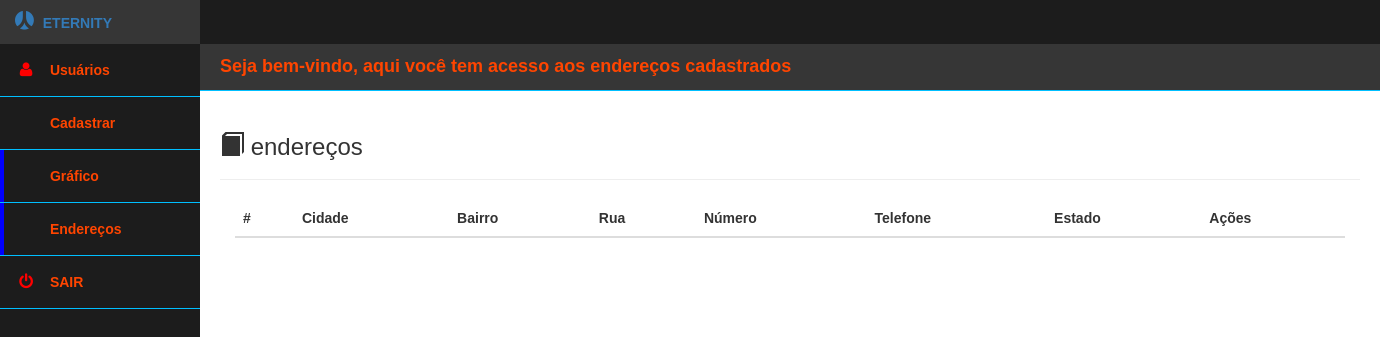
The page /Listar/listarEndereco.php on the database as committed earlier.
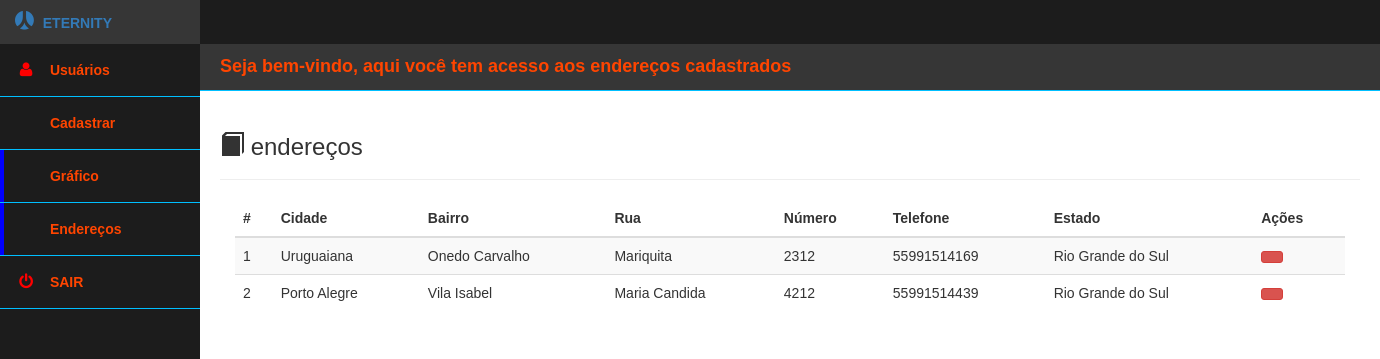
The same page on the database as committed later.
### tables this page shows
CREATE TABLE IF NOT EXISTS `endereco` (
  `idEndereco` INT NOT NULL AUTO_INCREMENT,
  `bairro` VARCHAR(100) NOT NULL,
  `rua` VARCHAR(100) NOT NULL,
  `numero` VARCHAR(20) NOT NULL,
  `telefone` BIGINT NOT NULL,
  `fk_idCidade` INT NOT NULL,
  PRIMARY KEY (`idEndereco`),
  INDEX (`fk_idCidade`),
  CONSTRAINT `fk_enderecoCidade`
    FOREIGN KEY (`fk_idCidade`)
    REFERENCES `cidade`(`idCidade`)
    ON DELETE NO ACTION
    ON UPDATE NO ACTION
);

CREATE TABLE IF NOT EXISTS `cidade` (
  `idCidade` INT NOT NULL AUTO_INCREMENT,
  `nome` VARCHAR(100) NOT NULL,
  `fk_idEstado` INT NOT NULL,
  PRIMARY KEY (`idCidade`),
  INDEX (`fk_idEstado`),
  CONSTRAINT `fk_cidadeEstado`
    FOREIGN KEY (`fk_idEstado`)
    REFERENCES `estado`(`idEstado`)
    ON DELETE NO ACTION
    ON UPDATE NO ACTION
);

CREATE TABLE IF NOT EXISTS `estado` (
  `idEstado` INT NOT NULL AUTO_INCREMENT,
  `nome` VARCHAR(100) NOT NULL,
  `uf` VARCHAR(2) NOT NULL,
  `fk_idPais` INT NOT NULL,
  PRIMARY KEY (`idEstado`),
  INDEX (`fk_idPais`),
  CONSTRAINT `fk_estadoPais`
    FOREIGN KEY (`fk_idPais`)
    REFERENCES `pais`(`idPais`)
    ON DELETE NO ACTION
    ON UPDATE NO ACTION
);

### Listar/tabelas/tabelaEndereco.php (the view, shortened to what this page needs)
<?php
include("../conexao/conexao.php");
$sql = "SELECT en.idEndereco, en.bairro, en.rua, en.numero, en.telefone, en.fk_idCidade, c.nome as cidade, est.nome as estado
        FROM endereco AS en
        JOIN cidade AS c ON en.fk_idCidade = c.idCidade
        JOIN estado AS est ON c.fk_idEstado = est.idEstado
        ORDER BY idEndereco;";
$resultado = mysqli_query($conn,$sql);
?>
<div class="table-responsive">
    <table class="table table-striped table-hover">
        <thead class="thead-dark">
            <tr>
                <th scope="col">#</th>
                <th scope="col">Cidade</th>
                <th scope="col">Bairro</th>
                <th scope="col">Rua</th>
                <th scope="col">Número</th>
                <th scope="col">Telefone</th>
                <th scope="col">Estado</th>
                <th scope="col">Ações</th>
            </tr>
        </thead>
        <tbody>
            <?php while($dado = mysqli_fetch_array($resultado)){ ?>
                <tr>
                    <td><?= $dado["idEndereco"]; ?></td>
                    <td><?= $dado["cidade"]; ?></td>
                    <td><?= $dado["bairro"]; ?></td>
                    <td><?= $dado["rua"]; ?></td>
                    <td><?= $dado["numero"]; ?></td>
                    <td><?= $dado["telefone"]; ?></td>
                    <td><?= $dado["estado"]; ?></td>
                    <td class="d-flex gap-2">
                        <button class="btn btn-sm btn-danger btn-excluir"
                                data-bs-toggle="modal"
                                data-bs-target="#modalExcluir"
                                data-id="<?= $dado['idEndereco']; ?>">
                        </button>
                    </td>
                </tr>
            <?php } ?>
        </tbody>
    </table>
</div>

Rows that differ between the two databases and show on the page:
now on this page (row edited): endereco: idEndereco "1", fk_idCidade.nome "Uruguaiana", bairro "Onedo Carvalho", rua "Mariquita", numero "2312", telefone "55991514169", estado.nome "Rio Grande do Sul"
now on this page (row edited): endereco: idEndereco "2", fk_idCidade.nome "Porto Alegre", bairro "Vila Isabel", rua "Maria Candida", numero "4212", telefone "55991514439", estado.nome "Rio Grande do Sul"
